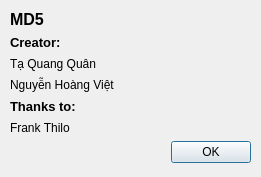
<?xml version="1.0" encoding="UTF-8"?>
<ui version="4.0">
 <class>AboutDialog</class>
 <widget class="QDialog" name="AboutDialog">
  <property name="windowModality">
   <enum>Qt::ApplicationModal</enum>
  </property>
  <property name="geometry">
   <rect>
    <x>0</x>
    <y>0</y>
    <width>261</width>
    <height>177</height>
   </rect>
  </property>
  <property name="windowTitle">
   <string>About</string>
  </property>
  <property name="windowIcon">
   <iconset resource="md5.qrc">
    <normaloff>:/md5/icon/about.ico</normaloff>:/md5/icon/about.ico</iconset>
  </property>
  <property name="modal">
   <bool>true</bool>
  </property>
  <widget class="QWidget" name="layoutWidget">
   <property name="geometry">
    <rect>
     <x>10</x>
     <y>10</y>
     <width>241</width>
     <height>153</height>
    </rect>
   </property>
   <layout class="QGridLayout" name="gridLayout">
    <item row="0" column="0" colspan="2">
     <layout class="QVBoxLayout" name="verticalLayout">
      <item>
       <widget class="QLabel" name="label">
        <property name="font">
         <font>
          <pointsize>12</pointsize>
          <weight>75</weight>
          <bold>true</bold>
         </font>
        </property>
        <property name="text">
         <string>MD5</string>
        </property>
       </widget>
      </item>
      <item>
       <widget class="QLabel" name="label_2">
        <property name="font">
         <font>
          <pointsize>10</pointsize>
          <weight>75</weight>
          <bold>true</bold>
         </font>
        </property>
        <property name="text">
         <string>Creator:</string>
        </property>
       </widget>
      </item>
      <item>
       <widget class="QLabel" name="label_3">
        <property name="text">
         <string>Tạ Quang Quân</string>
        </property>
       </widget>
      </item>
      <item>
       <widget class="QLabel" name="label_4">
        <property name="text">
         <string>Nguyễn Hoàng Việt</string>
        </property>
       </widget>
      </item>
      <item>
       <widget class="QLabel" name="label_5">
        <property name="font">
         <font>
          <pointsize>10</pointsize>
          <weight>75</weight>
          <bold>true</bold>
         </font>
        </property>
        <property name="text">
         <string>Thanks to:</string>
        </property>
       </widget>
      </item>
      <item>
       <widget class="QLabel" name="label_6">
        <property name="text">
         <string>Frank Thilo</string>
        </property>
       </widget>
      </item>
     </layout>
    </item>
    <item row="1" column="0">
     <spacer name="horizontalSpacer">
      <property name="orientation">
       <enum>Qt::Horizontal</enum>
      </property>
      <property name="sizeHint" stdset="0">
       <size>
        <width>40</width>
        <height>20</height>
       </size>
      </property>
     </spacer>
    </item>
    <item row="1" column="1">
     <widget class="QPushButton" name="pushButton">
      <property name="text">
       <string>OK</string>
      </property>
     </widget>
    </item>
   </layout>
  </widget>
 </widget>
 <resources>
  <include location="md5.qrc"/>
 </resources>
 <connections>
  <connection>
   <sender>pushButton</sender>
   <signal>clicked()</signal>
   <receiver>AboutDialog</receiver>
   <slot>accept()</slot>
   <hints>
    <hint type="sourcelabel">
     <x>190</x>
     <y>147</y>
    </hint>
    <hint type="destinationlabel">
     <x>97</x>
     <y>150</y>
    </hint>
   </hints>
  </connection>
 </connections>
</ui>
